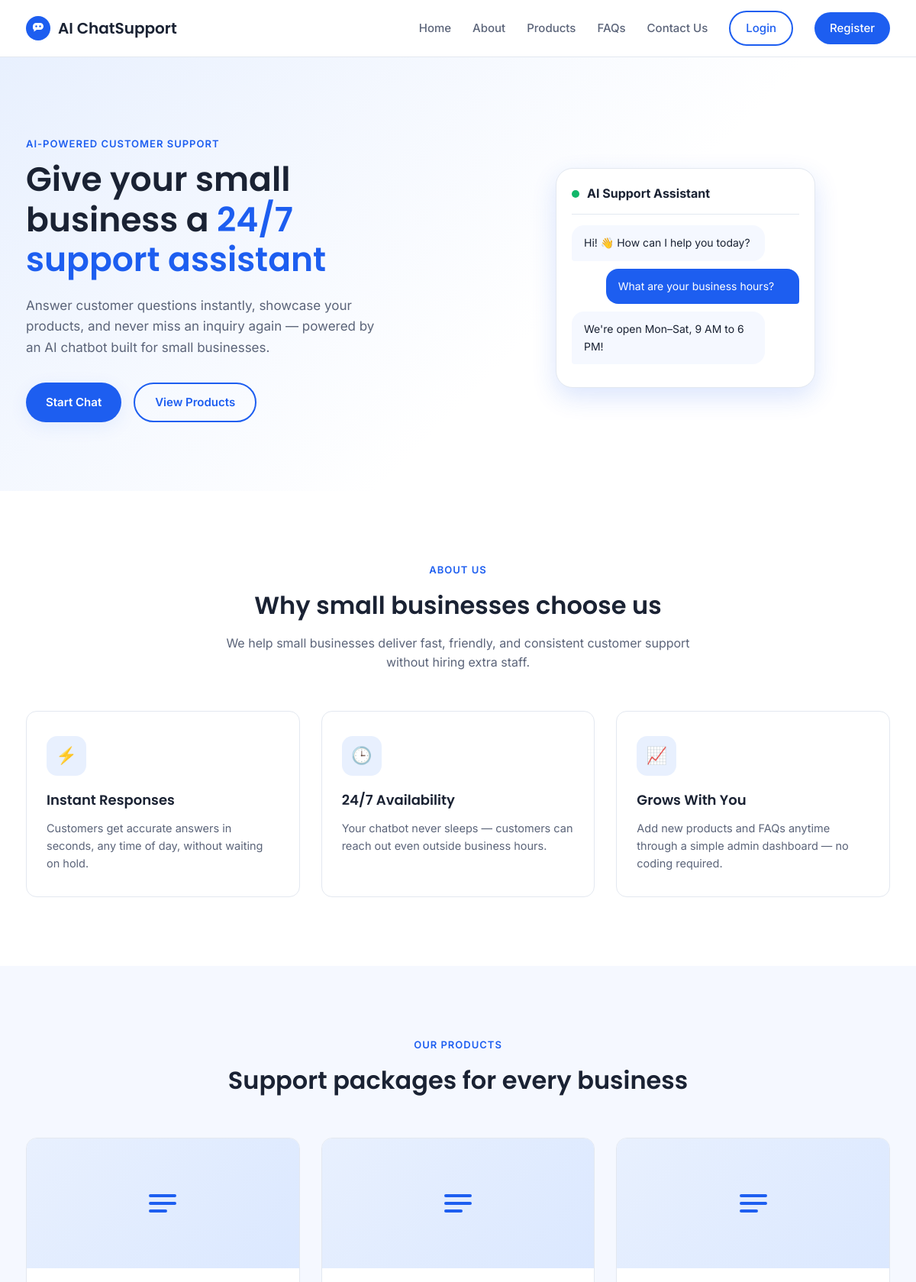
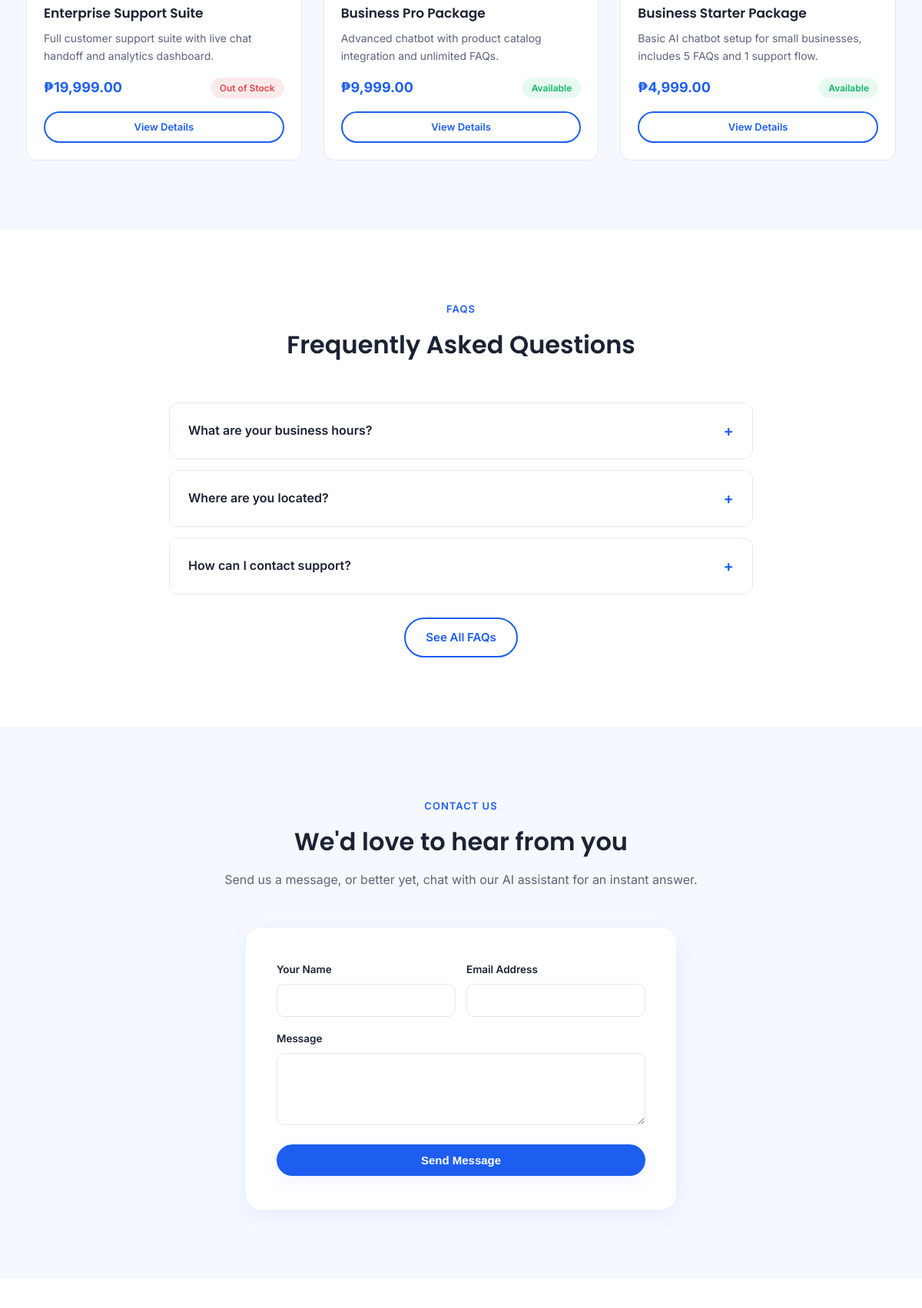
The page / (upper part) on the database its author committed (2 pictures, top to bottom).
### tables this page shows
CREATE TABLE IF NOT EXISTS products (
    id            INT AUTO_INCREMENT PRIMARY KEY,
    name          VARCHAR(100)   NOT NULL,
    description   TEXT           NOT NULL,
    price         DECIMAL(10,2)  NOT NULL,
    image         VARCHAR(255)   DEFAULT NULL,  
    availability  ENUM('Available','Out of Stock') NOT NULL DEFAULT 'Available',
    created_by    INT            DEFAULT NULL,
    created_at    DATETIME DEFAULT CURRENT_TIMESTAMP,
    updated_at    DATETIME DEFAULT CURRENT_TIMESTAMP ON UPDATE CURRENT_TIMESTAMP,
    FOREIGN KEY (created_by) REFERENCES admins(id) ON DELETE SET NULL
);

CREATE TABLE IF NOT EXISTS faqs (
    id          INT AUTO_INCREMENT PRIMARY KEY,
    question    VARCHAR(255) NOT NULL,
    answer      TEXT         NOT NULL,
    created_by  INT          DEFAULT NULL,
    created_at  DATETIME DEFAULT CURRENT_TIMESTAMP,
    updated_at  DATETIME DEFAULT CURRENT_TIMESTAMP ON UPDATE CURRENT_TIMESTAMP,
    FOREIGN KEY (created_by) REFERENCES admins(id) ON DELETE SET NULL
);

### auth.php (called while the page is built, shortened)
<?php
function is_logged_in() {
    return isset($_SESSION['user_id']);
}

### functions.php (called while the page is built, shortened)
<?php
function e($string) {
    return htmlspecialchars($string ?? '', ENT_QUOTES, 'UTF-8');
}

### index.php (the view, shortened to what this page needs)
<?php
require_once __DIR__ . '/includes/db_connect.php';
require_once __DIR__ . '/includes/functions.php';
require_once __DIR__ . '/includes/auth.php';
$products = $conn->query("SELECT * FROM products ORDER BY id DESC LIMIT 3");
$faqs = $conn->query("SELECT * FROM faqs ORDER BY id ASC LIMIT 3");
require_once __DIR__ . '/includes/header.php';
?>
<section class="hero" id="home">
  <div class="container hero-wrap">
    <div class="hero-text">
      <span class="eyebrow">AI-Powered Customer Support</span>
      <h1>Give your small business a <span>24/7 support assistant</span></h1>
      <p>Answer customer questions instantly, showcase your products, and never miss an inquiry again — powered by an AI chatbot built for small businesses.</p>
      <div class="hero-actions">
        <a href="<?php echo is_logged_in() ? 'chat.php' : 'register.php'; ?>" class="btn btn-primary">Start Chat</a>
        <a href="products.php" class="btn btn-outline">View Products</a>
      </div>
    </div>
    <div class="hero-visual">
      <div class="chat-mock">
        <div class="chat-mock-header">
          <span class="dot"></span>
          <strong>AI Support Assistant</strong>
        </div>
        <div class="chat-mock-bubble bot">Hi! 👋 How can I help you today?</div>
        <div class="chat-mock-bubble user">What are your business hours?</div>
        <div class="chat-mock-bubble bot">We're open Mon–Sat, 9 AM to 6 PM!</div>
      </div>
    </div>
  </div>
</section>
<section class="section" id="about">
  <div class="container">
    <div class="section-head">
      <span class="eyebrow">About Us</span>
      <h2>Why small businesses choose us</h2>
      <p>We help small businesses deliver fast, friendly, and consistent customer support without hiring extra staff.</p>
    </div>
    <div class="feature-grid">
      <div class="feature-card">
        <div class="feature-icon">⚡</div>
        <h3>Instant Responses</h3>
        <p>Customers get accurate answers in seconds, any time of day, without waiting on hold.</p>
      </div>
      <div class="feature-card">
        <div class="feature-icon">🕒</div>
        <h3>24/7 Availability</h3>
        <p>Your chatbot never sleeps — customers can reach out even outside business hours.</p>
      </div>
      <div class="feature-card">
        <div class="feature-icon">📈</div>
        <h3>Grows With You</h3>
        <p>Add new products and FAQs anytime through a simple admin dashboard — no coding required.</p>
      </div>
    </div>
  </div>
</section>
<section class="section section-alt" id="products-preview">
  <div class="container">
    <div class="section-head">
      <span class="eyebrow">Our Products</span>
      <h2>Support packages for every business</h2>
    </div>
    <div class="product-grid">
      <?php if ($products && $products->num_rows > 0): ?>
        <?php while ($p = $products->fetch_assoc()): ?>
          <div class="product-card">
            <div class="product-thumb">
              <svg width="48" height="48" viewBox="0 0 24 24" fill="none"><path d="M4 7h16M4 12h16M4 17h10" stroke="currentColor" stroke-width="2" stroke-linecap="round"/></svg>
            </div>
            <div class="product-body">
              <h3><?php echo e($p['name']); ?></h3>
              <p class="desc"><?php echo e(mb_strimwidth($p['description'], 0, 90, '...')); ?></p>
              <div class="product-meta">
                <span class="price">₱<?php echo number_format($p['price'], 2); ?></span>
                <span class="badge <?php echo $p['availability'] === 'Available' ? 'badge-available' : 'badge-outofstock'; ?>"><?php echo e($p['availability']); ?></span>
              </div>
              <a href="product_details.php?id=<?php echo (int)$p['id']; ?>" class="btn btn-outline btn-block btn-sm">View Details</a>
            </div>
          </div>
        <?php endwhile; ?>
      <?php else: ?>
        <p>No products available yet.</p>
      <?php endif; ?>
    </div>
  </div>
</section>
<section class="section" id="faq-preview">
  <div class="container">
    <div class="section-head">
      <span class="eyebrow">FAQs</span>
      <h2>Frequently Asked Questions</h2>
    </div>
    <div class="accordion">
      <?php if ($faqs && $faqs->num_rows > 0): ?>
        <?php while ($f = $faqs->fetch_assoc()): ?>
          <div class="accordion-item">
            <div class="accordion-question">
              <span><?php echo e($f['question']); ?></span>
              <span class="icon">+</span>
            </div>
          </div>
        <?php endwhile; ?>
      <?php endif; ?>
    </div>
    <div style="text-align:center; margin-top: 30px;">
      <a href="faq.php" class="btn btn-outline">See All FAQs</a>
    </div>
  </div>
</section>
<section class="section section-alt" id="contact">
  <div class="container">
    <div class="section-head">
      <span class="eyebrow">Contact Us</span>
      <h2>We'd love to hear from you</h2>
      <p>Send us a message, or better yet, chat with our AI assistant for an instant answer.</p>
    </div>
    <form class="auth-card" style="max-width: 560px; margin: 0 auto;" onsubmit="alert('Thanks for reaching out! Our team will get back to you soon.'); this.reset(); return false;">
      <div class="form-row">
        <div class="form-group">
          <label for="cname">Your Name</label>
          <input type="text" id="cname" class="form-control" required>
        </div>
        <div class="form-group">
          <label for="cemail">Email Address</label>
          <input type="email" id="cemail" class="form-control" required>
        </div>
      </div>
      <div class="form-group">
        <label for="cmessage">Message</label>
        <textarea id="cmessage" class="form-control" rows="4" required></textarea>
      </div>
      <button type="submit" class="btn btn-primary btn-block">Send Message</button>
    </form>
  </div>
</section>
<?php require_once __DIR__ . '/includes/footer.php'; ?>

### rows shown on the page
products: name "Enterprise Support Suite", description "Full customer support suite with live chat handoff and analytics dashboard.", price "19,999.00", availability "Out of Stock"
products: name "Business Pro Package", description "Advanced chatbot with product catalog integration and unlimited FAQs.", price "9,999.00", availability "Available"
products: name "Business Starter Package", description "Basic AI chatbot setup for small businesses, includes 5 FAQs and 1 support flow.", price "4,999.00", availability "Available"
faqs: question "What are your business hours?"
faqs: question "Where are you located?"
faqs: question "How can I contact support?"
